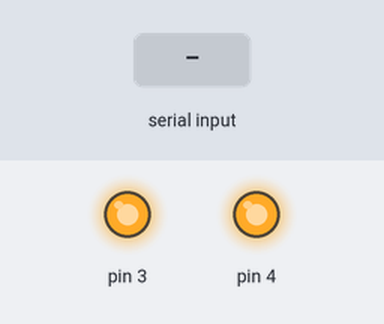
The sketch below on a simulated Arduino Uno, built with avr-gcc and run on an emulated ATmega328P. Parts: output pins drawn as LEDs (lit = HIGH). The inputs (shaded band) are chosen by the test bench. What the sketch prints to the serial monitor is not drawn.

Above: at 1.2 s.
1.3 s: "1" received over Serial
At 2.5 s:
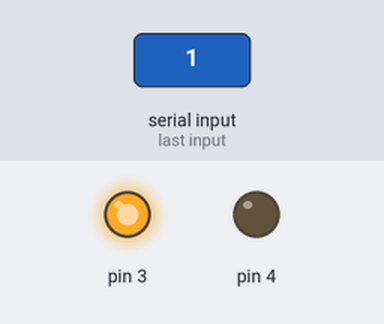
2.8 s: "2" received over Serial
At 3.7 s:
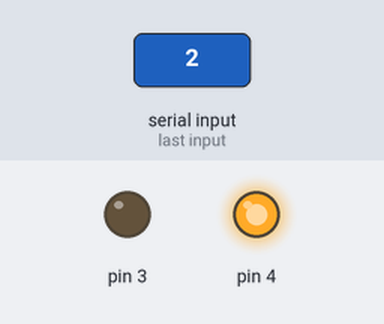
4.3 s: "3" received over Serial
At 4.9 s:
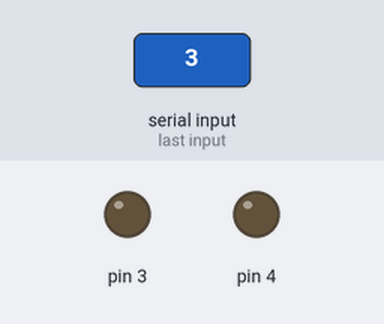
5.8 s: "0" received over Serial
At 7.2 s:
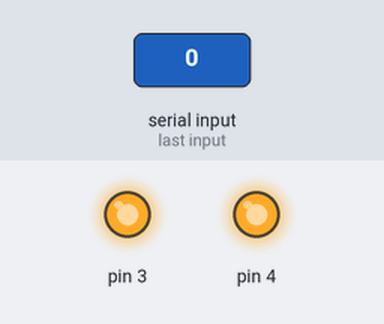
Timing chart, 0 to 8.3 s (numbered marks = the images above; inputs shaded):
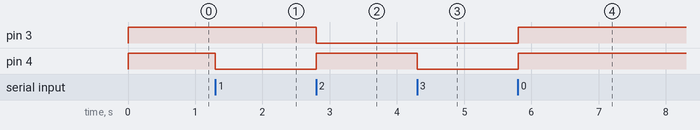

The sketch:

TWO_RELAY_SERIAL_CONTROL.ino
```cpp
int thisByte = 0;

void setup() {
  Serial.begin(9600);
  Serial.println("Relay control");
  Serial.println("0: off");
  Serial.println("1: for X on");
  Serial.println("2: for X on");
  Serial.println("3: PIN 3 and 4 on");
  pinMode(3, OUTPUT);
  pinMode(4, OUTPUT);
}

void loop() {
  if (Serial.available() > 0) {
    thisByte = Serial.read();
  }

  if (thisByte == 49) {
    digitalWrite(3, HIGH);
    digitalWrite(4, LOW);
  }
  if (thisByte == 50) {
    digitalWrite(4, HIGH);
    digitalWrite(3, LOW);
  }
  if (thisByte == 51) {
    digitalWrite(4, LOW);
    digitalWrite(3, LOW);
  }
  if (thisByte == 0 || thisByte == 48) {
    digitalWrite(4, HIGH);
    digitalWrite(3, HIGH);
  }
}
```

Measured:
- after the input at 1.3 s, pin 4: HIGH → LOW at once
- after the input at 2.8 s, pin 3: HIGH → LOW at once; pin 4: LOW → HIGH at once
- after the input at 4.3 s, pin 4: HIGH → LOW at once
- after the input at 5.8 s, pin 3, pin 4: LOW → HIGH at once
